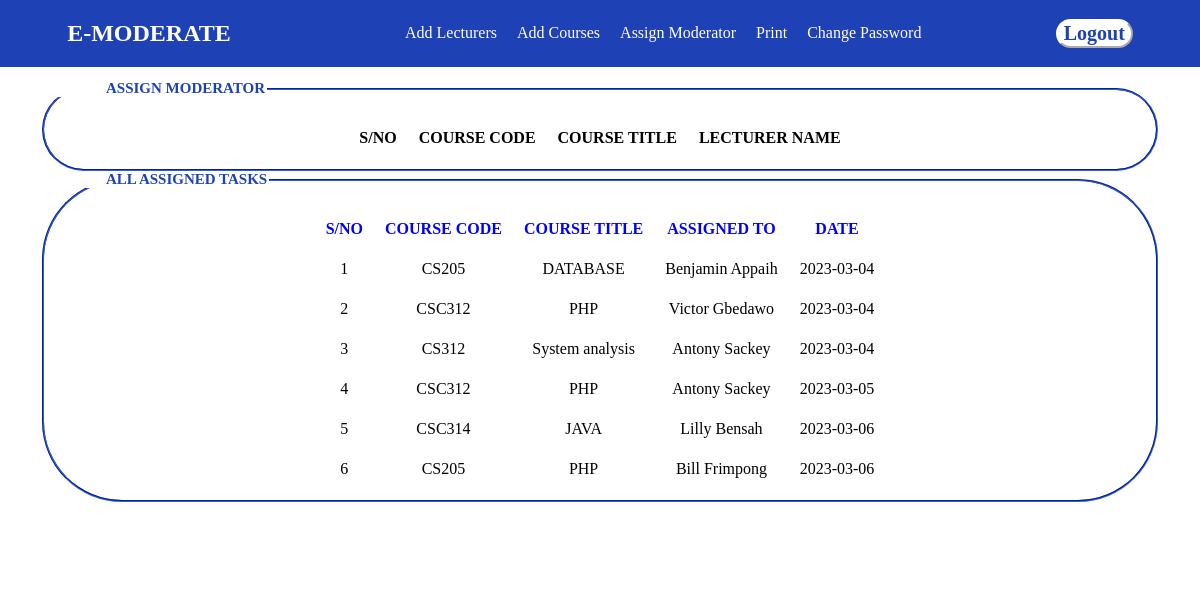
The app's page /Admin/assign.php with its own data.
### tables this page shows
CREATE TABLE `task` (
  `ID` int(11) NOT NULL,
  `C_CODE` varchar(10) NOT NULL,
  `C_TITLE` varchar(20) NOT NULL,
  `LNAME` varchar(50) NOT NULL,
  `LID` varchar(50) NOT NULL,
  `file` varchar(100) NOT NULL,
  `date` varchar(15) NOT NULL
);

CREATE TABLE `lecturer` (
  `id` int(11) NOT NULL,
  `LID` varchar(50) NOT NULL,
  `LNAME` varchar(100) NOT NULL,
  `PWD` varchar(20) NOT NULL,
  `dep` varchar(50) NOT NULL,
  `gender` varchar(7) NOT NULL,
  `rank` varchar(20) NOT NULL
);

### Admin/assign.php (the view, shortened to what this page needs)
<?php
$conn = mysqli_connect("localhost","root","","emoderation");
?>
<!DOCTYPE html>
<html lang="en">
<head>
    <link rel="stylesheet" href="../css/styles.css">
</head>
<body>
    <nav>
        <h1>E-MODERATE</h1>
        <ul>
        <li title="Click here to add lectures or courses"><a href="./index.php">Add Lecturers</a></li>
            <li title="Click here to add lectures or courses"><a href="./courses.php">Add Courses</a></li>
            <li title="Click here to assign lectures to courses"><a href="assign.php">Assign Moderator</a></li>
            <li title="Click here to print"><a href="#">Print</a></li>
            <li title="Click here to change password"><a href="./changepwd.php">Change Password</a></li>
        </ul>
        <input type="button" onclick="location.href='../logout.php'" value="Logout">
    </nav>
    <main>
    <div class="forms">
               <form method = 'post'>
                <div class="file">
                    <fieldset >
                        <LEGENd>ASSIGN MODERATOR</LEGENd>
<table class = "table" style = "background-color:white;"  cellpadding="10">
                   <tr>
                    <th>S/NO</th>
                    <th>COURSE CODE</th>
                    <th>COURSE TITLE</th>
                    <th>LECTURER NAME</th>
</tr>
</table>
                </fieldset>
                <fieldset >
                        <LEGENd>ALL ASSIGNED TASKS</LEGENd>
<table class = "table" style = "background-color:white;"  cellpadding="10">
                   <tr style="gap:50px;color:blue;">
                    <th>S/NO</th>
                    <th>COURSE CODE</th>
                    <th>COURSE TITLE</th>
                    <th>ASSIGNED TO</th>
                    <th>DATE</th>
</tr>
<?php
$sno = 1;
$sql = "select * from task";
$query_run = mysqli_query($conn,$sql);
while($row = mysqli_fetch_assoc($query_run)){
    ?>
    <tr>
    <td><?php echo $sno; ?></td>
    <td><?php echo $row['C_CODE']; ?></td>
    <td><?php echo $row['C_TITLE']; ?></td>
    <td><?php $li = $row['LID'];
    $sql = "SELECT LNAME FROM lecturer WHERE LID = '$li'";
    $result = mysqli_query($conn, $sql);
     $Lrow = mysqli_fetch_assoc($result);
    echo $Lrow['LNAME']; ?></td>
    <td><?php echo $row['date']; ?></td>
</tr>
<?php
$sno +=1;
}
?>
</table>
                </fieldset>
    </main>
</body>
</html>

### css/styles.css (style rules this page uses)
body { margin: 0; padding: 0; }
nav { display: block; z-index: 100; width: 100vw; height: max-content; background-color:rgb(30, 65, 182); color: white; display: flex; align-items: center; justify-content: space-around; position: fixed; }
nav ul { display: flex; text-decoration: none; list-style: none; gap: 20px; }
li a { text-decoration:none; }
ul a { color: white; }
a:is(:link, :active, :visited):current { color: gold; }
nav input[type="button"] { background-color:white; color:rgb(30, 65, 182); border-radius: 20px; border-color:white; font-size: 20px; font-weight: bolder; font-family: 'Times New Roman', Times, serif; }
.forms { width: 100%; padding: 80px 40px; box-sizing: border-box; height: max-content; background: #fff; }
.file { justify-content: center; border-color: rgb(30, 65, 182); }
fieldset { padding-top: 20px; border-color: rgb(30, 65, 182); border-bottom-left-radius: 80px; border-bottom-right-radius: 80px; border-top-left-radius: 80px; border-top-right-radius:80px ; }
legend { text-transform: uppercase; font-size: 15px; font-weight: bolder; color: rgb(30, 65, 182); padding-left: 50px; }
th, td { text-align: center; }
table { margin: auto; }

### records on screen
task: C_CODE "CS205", C_TITLE "DATABASE", lecturer.LNAME "Benjamin Appaih", date "2023-03-04"
task: C_CODE "CSC312", C_TITLE "PHP", lecturer.LNAME "Victor Gbedawo", date "2023-03-04"
task: C_CODE "CS312", C_TITLE "System analysis", lecturer.LNAME "Antony Sackey", date "2023-03-04"
task: C_CODE "CSC312", C_TITLE "PHP", lecturer.LNAME "Antony Sackey", date "2023-03-05"
task: C_CODE "CSC314", C_TITLE "JAVA", lecturer.LNAME "Lilly Bensah", date "2023-03-06"
task: C_CODE "CS205", C_TITLE "PHP", lecturer.LNAME "Bill Frimpong", date "2023-03-06"
